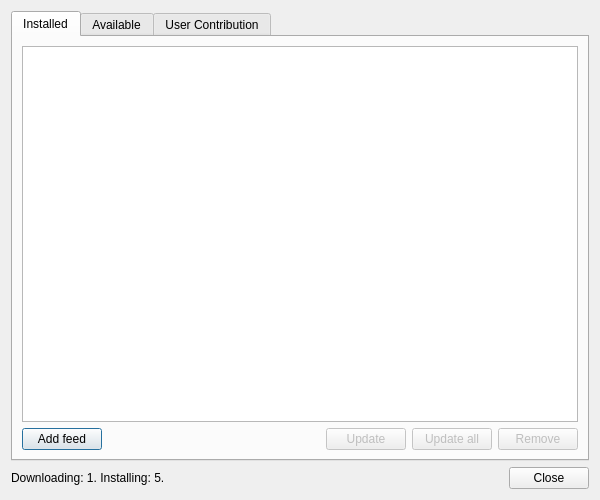
<?xml version="1.0" encoding="UTF-8"?>
<ui version="4.0">
 <class>Zeal::WidgetUi::DocsetsDialog</class>
 <widget class="QDialog" name="Zeal::WidgetUi::DocsetsDialog">
  <property name="geometry">
   <rect>
    <x>0</x>
    <y>0</y>
    <width>600</width>
    <height>500</height>
   </rect>
  </property>
  <property name="windowTitle">
   <string>Docsets</string>
  </property>
  <layout class="QVBoxLayout" name="verticalLayout">
   <item>
    <widget class="QTabWidget" name="tabWidget">
     <property name="currentIndex">
      <number>0</number>
     </property>
     <widget class="QWidget" name="installedDocsetsTab">
      <attribute name="title">
       <string>Installed</string>
      </attribute>
      <layout class="QVBoxLayout" name="verticalLayout_5">
       <item>
        <widget class="QListView" name="installedDocsetList">
         <property name="selectionMode">
          <enum>QAbstractItemView::ExtendedSelection</enum>
         </property>
         <property name="selectionBehavior">
          <enum>QAbstractItemView::SelectRows</enum>
         </property>
         <property name="iconSize">
          <size>
           <width>16</width>
           <height>16</height>
          </size>
         </property>
        </widget>
       </item>
       <item>
        <layout class="QHBoxLayout" name="docsetsActions">
         <item>
          <widget class="QPushButton" name="addFeedButton">
           <property name="text">
            <string>Add feed</string>
           </property>
          </widget>
         </item>
         <item>
          <spacer name="horizontalSpacer">
           <property name="orientation">
            <enum>Qt::Horizontal</enum>
           </property>
           <property name="sizeHint" stdset="0">
            <size>
             <width>40</width>
             <height>20</height>
            </size>
           </property>
          </spacer>
         </item>
         <item>
          <widget class="QPushButton" name="updateSelectedDocsetsButton">
           <property name="enabled">
            <bool>false</bool>
           </property>
           <property name="text">
            <string>Update</string>
           </property>
          </widget>
         </item>
         <item>
          <widget class="QPushButton" name="updateAllDocsetsButton">
           <property name="enabled">
            <bool>false</bool>
           </property>
           <property name="text">
            <string>Update all</string>
           </property>
          </widget>
         </item>
         <item>
          <widget class="QPushButton" name="removeDocsetsButton">
           <property name="enabled">
            <bool>false</bool>
           </property>
           <property name="text">
            <string>Remove</string>
           </property>
          </widget>
         </item>
        </layout>
       </item>
      </layout>
     </widget>
     <widget class="QWidget" name="availableDocsetsTab">
      <attribute name="title">
       <string>Available</string>
      </attribute>
      <layout class="QVBoxLayout" name="verticalLayout_2">
       <item>
        <widget class="QLineEdit" name="docsetFilterInput">
         <property name="placeholderText">
          <string>Filter docsets</string>
         </property>
         <property name="clearButtonEnabled">
          <bool>true</bool>
         </property>
        </widget>
       </item>
       <item>
        <widget class="QListWidget" name="availableDocsetList">
         <property name="selectionMode">
          <enum>QAbstractItemView::ExtendedSelection</enum>
         </property>
         <property name="selectionBehavior">
          <enum>QAbstractItemView::SelectRows</enum>
         </property>
         <property name="iconSize">
          <size>
           <width>16</width>
           <height>16</height>
          </size>
         </property>
        </widget>
       </item>
       <item>
        <layout class="QHBoxLayout" name="horizontalLayout">
         <item>
          <widget class="QLabel" name="label">
           <property name="text">
            <string>Last updated:</string>
           </property>
          </widget>
         </item>
         <item>
          <widget class="QLabel" name="lastUpdatedLabel">
           <property name="text">
            <string/>
           </property>
          </widget>
         </item>
         <item>
          <widget class="QPushButton" name="refreshButton">
           <property name="text">
            <string>Refresh</string>
           </property>
          </widget>
         </item>
         <item>
          <spacer name="horizontalSpacer_2">
           <property name="orientation">
            <enum>Qt::Horizontal</enum>
           </property>
           <property name="sizeHint" stdset="0">
            <size>
             <width>40</width>
             <height>20</height>
            </size>
           </property>
          </spacer>
         </item>
         <item>
          <widget class="QPushButton" name="downloadDocsetsButton">
           <property name="enabled">
            <bool>false</bool>
           </property>
           <property name="text">
            <string>Download</string>
           </property>
          </widget>
         </item>
        </layout>
       </item>
       <item>
        <widget class="QLabel" name="label_4">
         <property name="text">
          <string>&lt;i&gt;Docsets are provided by &lt;a href=&quot;https://kapeli.com/dash&quot;&gt;Dash&lt;/a&gt;.&lt;/i&gt;</string>
         </property>
         <property name="textFormat">
          <enum>Qt::RichText</enum>
         </property>
         <property name="openExternalLinks">
          <bool>true</bool>
         </property>
        </widget>
       </item>
      </layout>
     </widget>
     <widget class="QWidget" name="userContribDocsetsTab">
      <attribute name="title">
       <string>User Contribution</string>
      </attribute>
      <layout class="QVBoxLayout" name="verticalLayout_3">
       <item>
        <widget class="QLineEdit" name="userContribFilterInput">
         <property name="placeholderText">
          <string>Filter docsets</string>
         </property>
         <property name="clearButtonEnabled">
          <bool>true</bool>
         </property>
        </widget>
       </item>
       <item>
        <widget class="QListWidget" name="userContribDocsetList">
         <property name="selectionMode">
          <enum>QAbstractItemView::ExtendedSelection</enum>
         </property>
         <property name="selectionBehavior">
          <enum>QAbstractItemView::SelectRows</enum>
         </property>
         <property name="iconSize">
          <size>
           <width>16</width>
           <height>16</height>
          </size>
         </property>
        </widget>
       </item>
       <item>
        <layout class="QHBoxLayout" name="horizontalLayout_3">
         <item>
          <widget class="QLabel" name="label_2">
           <property name="text">
            <string>Last updated:</string>
           </property>
          </widget>
         </item>
         <item>
          <widget class="QLabel" name="userContribLastUpdatedLabel">
           <property name="text">
            <string/>
           </property>
          </widget>
         </item>
         <item>
          <widget class="QPushButton" name="userContribRefreshButton">
           <property name="text">
            <string>Refresh</string>
           </property>
          </widget>
         </item>
         <item>
          <spacer name="horizontalSpacer_4">
           <property name="orientation">
            <enum>Qt::Horizontal</enum>
           </property>
           <property name="sizeHint" stdset="0">
            <size>
             <width>40</width>
             <height>20</height>
            </size>
           </property>
          </spacer>
         </item>
         <item>
          <widget class="QPushButton" name="userContribDownloadButton">
           <property name="enabled">
            <bool>false</bool>
           </property>
           <property name="text">
            <string>Download</string>
           </property>
          </widget>
         </item>
        </layout>
       </item>
       <item>
        <widget class="QLabel" name="label_5">
         <property name="text">
          <string>&lt;i&gt;Docsets are provided by &lt;a href=&quot;https://kapeli.com/dash&quot;&gt;Dash&lt;/a&gt;.&lt;/i&gt;</string>
         </property>
         <property name="textFormat">
          <enum>Qt::RichText</enum>
         </property>
         <property name="openExternalLinks">
          <bool>true</bool>
         </property>
        </widget>
       </item>
      </layout>
     </widget>
    </widget>
   </item>
   <item>
    <layout class="QHBoxLayout" name="horizontalLayout_2">
     <item>
      <widget class="QLabel" name="statusLabel">
       <property name="text">
        <string>Downloading: 1. Installing: 5.</string>
       </property>
      </widget>
     </item>
     <item>
      <spacer name="horizontalSpacer_3">
       <property name="orientation">
        <enum>Qt::Horizontal</enum>
       </property>
       <property name="sizeHint" stdset="0">
        <size>
         <width>40</width>
         <height>20</height>
        </size>
       </property>
      </spacer>
     </item>
     <item>
      <widget class="QLabel" name="storageStatusLabel"/>
     </item>
     <item>
      <widget class="QDialogButtonBox" name="buttonBox">
       <property name="sizePolicy">
        <sizepolicy hsizetype="Fixed" vsizetype="Fixed">
         <horstretch>0</horstretch>
         <verstretch>0</verstretch>
        </sizepolicy>
       </property>
       <property name="standardButtons">
        <set>QDialogButtonBox::Close</set>
       </property>
      </widget>
     </item>
    </layout>
   </item>
  </layout>
 </widget>
 <resources/>
 <connections/>
</ui>
